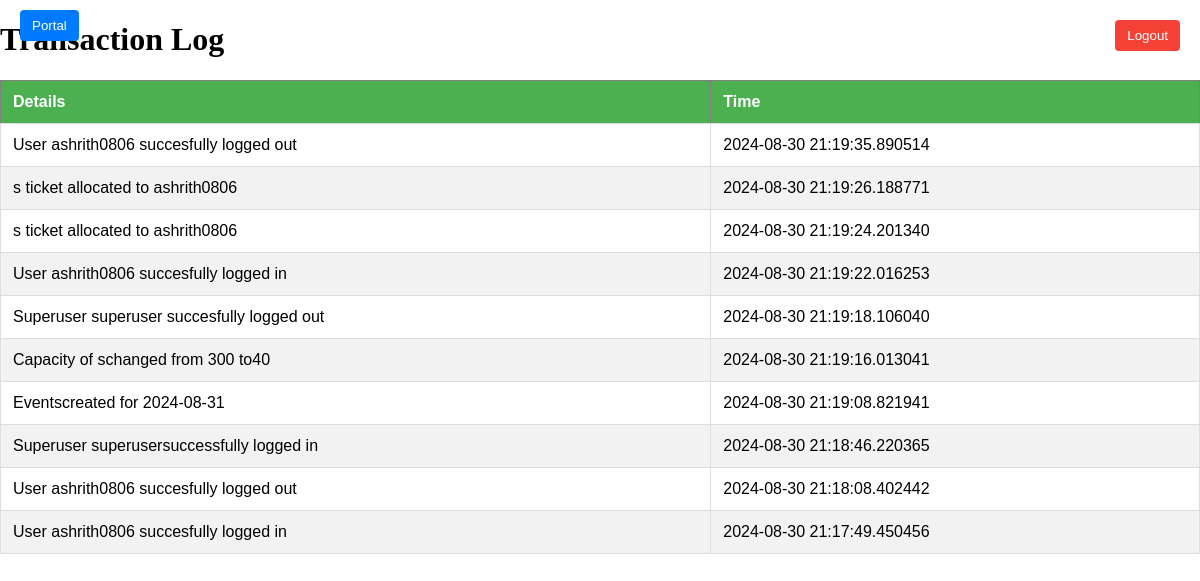
/transactionLog, run on the app's committed database.
### db_schema.py (models this page shows, shortened)
class Log(db.Model):
    id=db.Column(db.Integer, primary_key=True)
    details=db.Column(db.String(50))
    time=db.Column(db.DateTime,default=datetime.now)

### app.py (the view)
@app.route('/transactionLog')
def transactionLog():
    logs = Log.query.order_by(Log.time.desc()).all()
    return render_template("logEvents.html",Log=logs)

### templates/logEvents.html (shortened to what this page needs)
<!DOCTYPE html>
<html lang="en">
<head>
    <link rel="stylesheet" href="static/css/logEvents.css">
</head>
<body>
<form action="/logout" method="post">
    <button type="submit" class="logout-button">Logout</button>
</form>
<form action="/superUserredirect" method="post">
    <button type="submit" class="superuserportal">Portal</button>
    </form>
    <h1>Transaction Log</h1>
    <table border="1">
        <thead>
            <tr>
                <th>Details</th>
                <th>Time</th>
            </tr>
        </thead>
        <tbody>
            {% for log in Log %}
                <tr>
                    <td>{{ log.details }}</td>
                    <td>{{ log.time }}</td>
                </tr>
            {% endfor %}
        </tbody>
    </table>
</body>
</html>

### static/css/logEvents.css (style rules this page uses)
body { margin: 0; padding: 0; }
table { width: 100%; border-collapse: collapse; margin-top: 20px; font-family: Arial, sans-serif; }
th { background-color: #4CAF50; color: white; text-align: left; padding: 12px; }
td { border: 1px solid #ddd; padding: 12px; }
tr:nth-child(even) { background-color: #f2f2f2; }
.logout-button { position: absolute; top: 20px; right: 20px; background-color: #f44336; color: white; padding: 8px 12px; border: none; border-radius: 4px; cursor: pointer; }
.superuserportal { position: fixed; top: 10px; left: 20px; background-color: #007bff; color: white; padding: 8px 12px; border: none; border-radius: 4px; cursor: pointer; }

### data on the page
Log: details "User ashrith0806 succesfully logged out", time "2024-08-30 21:19:35.890514"
Log: details "s ticket allocated to ashrith0806", time "2024-08-30 21:19:26.188771"
Log: details "s ticket allocated to ashrith0806", time "2024-08-30 21:19:24.201340"
Log: details "User ashrith0806 succesfully logged in", time "2024-08-30 21:19:22.016253"
Log: details "Superuser superuser succesfully logged out", time "2024-08-30 21:19:18.106040"
Log: details "Capacity of schanged from 300 to40", time "2024-08-30 21:19:16.013041"
Log: details "Eventscreated for 2024-08-31", time "2024-08-30 21:19:08.821941"
Log: details "Superuser superusersuccessfully logged in", time "2024-08-30 21:18:46.220365"
Log: details "User ashrith0806 succesfully logged out", time "2024-08-30 21:18:08.402442"
Log: details "User ashrith0806 succesfully logged in", time "2024-08-30 21:17:49.450456"
